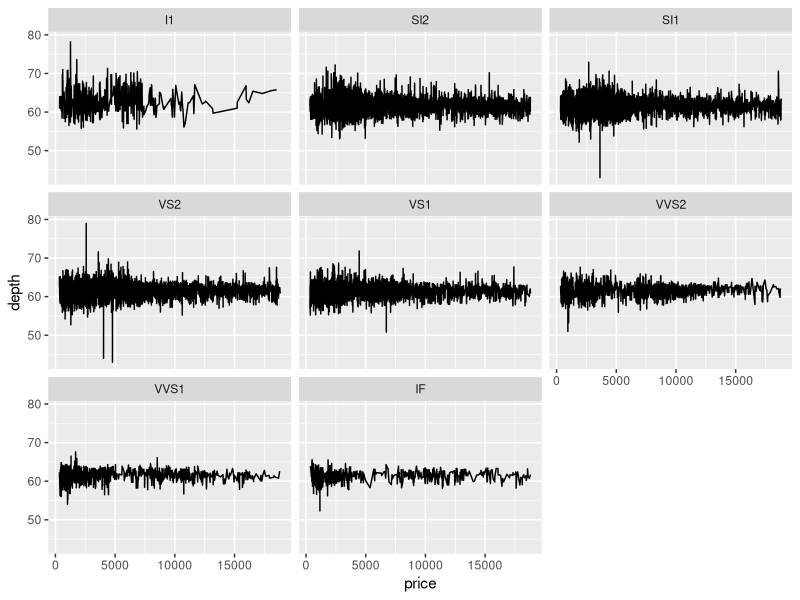
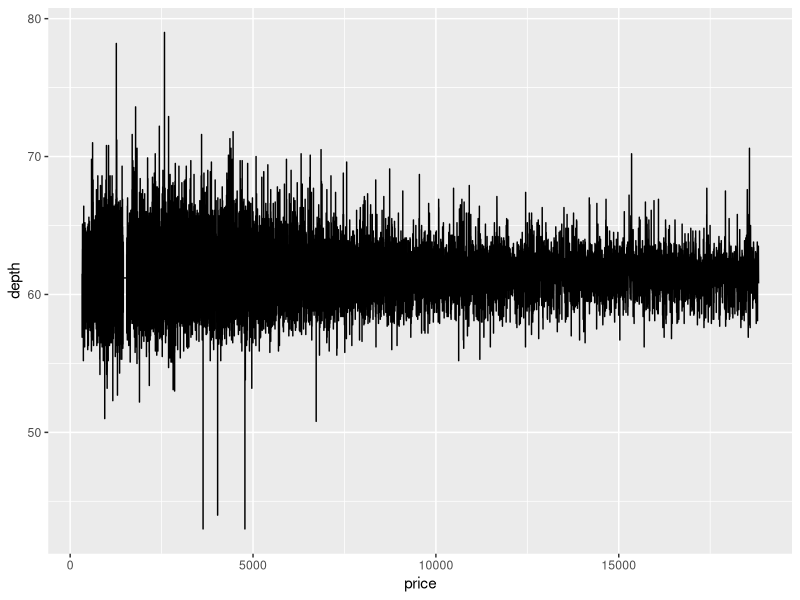
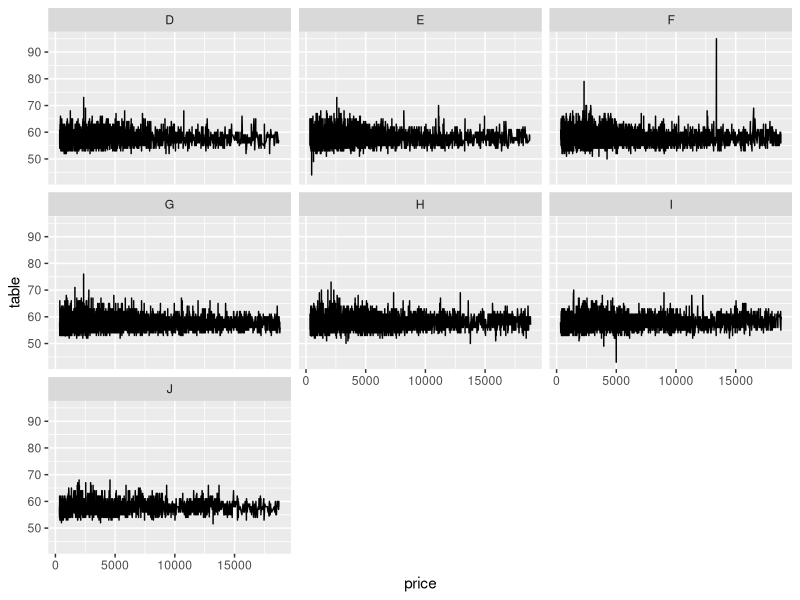

Generate these figures, in order, with R:
## ---- chunk 1
### In this code chunk, start with the diamonds dataset (built in to
### ggplot2 package) and create a plot of price vs. carat (or some other
### variables of your choice)


## ---- chunk 2
### In this code chunk, start with the diamonds dataset (built in to
### ggplot2 package) and create a subset based on filtering, e.g., 
### size greater than 1 carat or cut is "Ideal"

library(ggplot2)
library(tidyverse)
data = ggplot2::diamonds

premium = data |>
  mutate(cut=as.character(cut)) |>
  filter(cut == "Premium") |>
  mutate(cut=as.factor(cut))
## ---- chunk 3
### Both partners - delete this comment, then write some code here
### to plot, summarize, calculate something simple using the diamonds
### dataset.


## ---- chunk 4
### Both partners - delete this comment, then write some code here
### to plot, summarize, calculate something simple using the diamonds
### dataset.


## ---- chunk 5
library(ggplot2)
library(tidyverse)
## ---- chunk 6
### In this code chunk, start with the diamonds dataset (built in to
### ggplot2 package) and create a plot of price vs. carat (or some other
### variables of your choice)

diamonds_plot <- ggplot(diamonds, aes(x = price, y = depth))+
  geom_line()+
  facet_wrap(~clarity)

diamonds_plot

## ---- chunk 7
### In this code chunk, start with the diamonds dataset (built in to
### ggplot2 package) and create a subset based on filtering, e.g., 
### size greater than 1 carat or cut is "Ideal"



## ---- chunk 8
depth_plot <- ggplot(diamonds, aes(x = price, y = depth), color = color)+
  geom_line()

depth_plot
## ---- chunk 9
table_plot <- ggplot(diamonds, aes(x = price, y = table), color = color)+
  geom_line()+
  facet_wrap(~color)

table_plot
